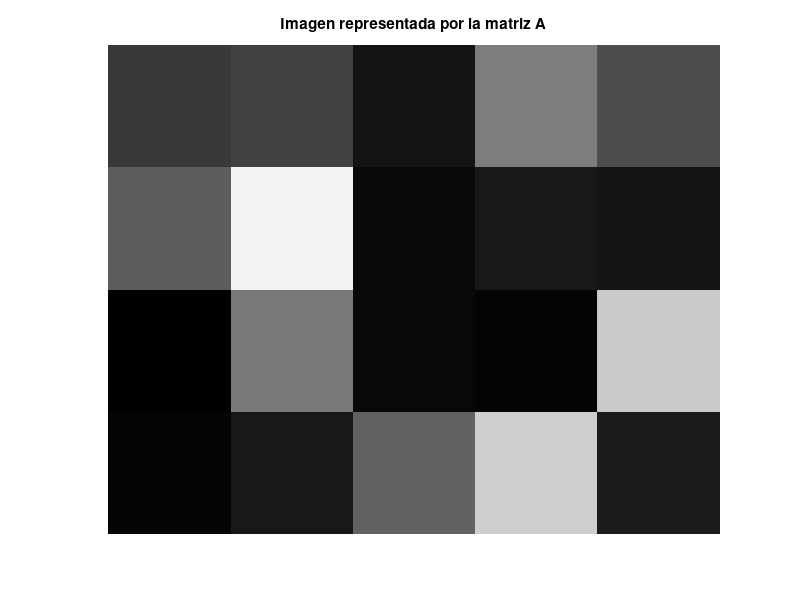

The MATLAB script that drew this image:
%% Ejemplo: Representación de una imagen en escala de grises con valores 0 a 255

% Definimos la matriz A (valores de intensidad entre 0 y 255)
A = [56 65 21 125 78;
     95 240 9 26 22;
     2 120 9 6 200;
     5 27 97 204 28];

% Mostramos la matriz en la consola
disp('Matriz A:');
disp(A);

% Mostramos la imagen en escala de grises
figure;
imshow(uint8(A));       % Convertimos a uint8 para usar rango [0,255]
colormap gray;          % Aplicamos mapa de color en escala de grises
title('Imagen representada por la matriz A');

% Información adicional
disp('Los valores de A están en el rango [0, 255]');
disp('0 representa el negro (ausencia de luz) y 255 el blanco (máxima intensidad).');